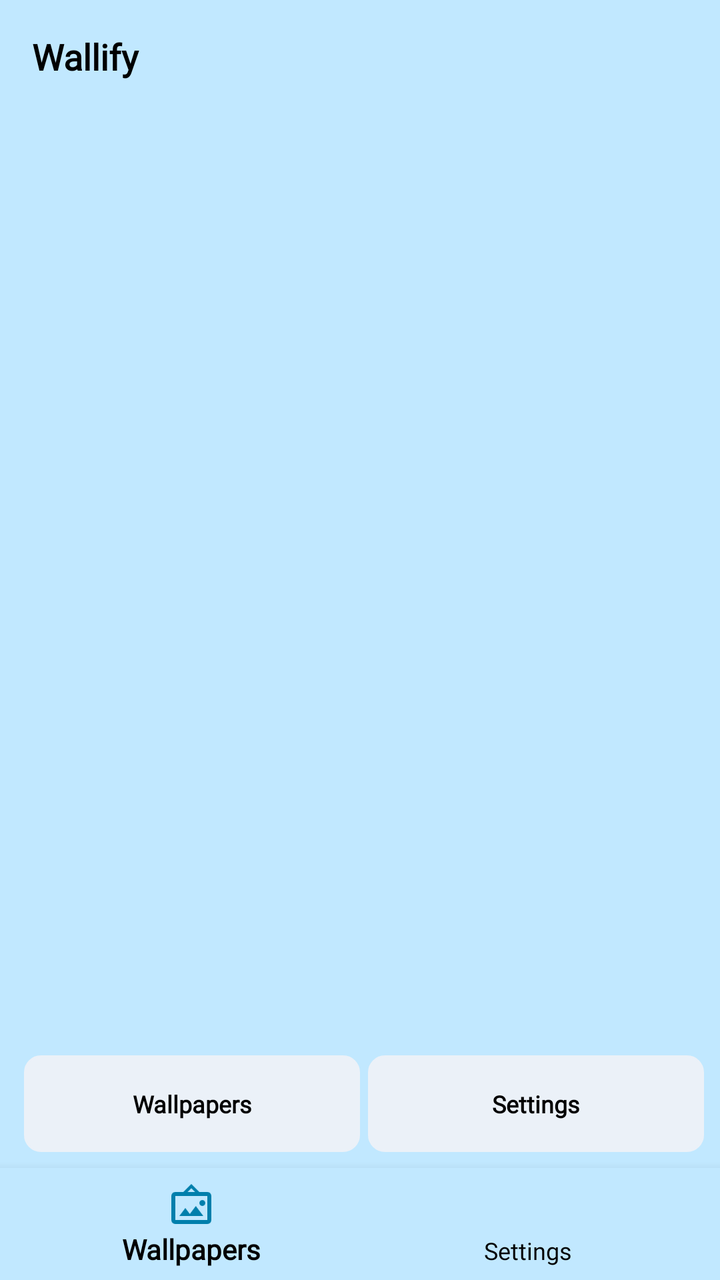
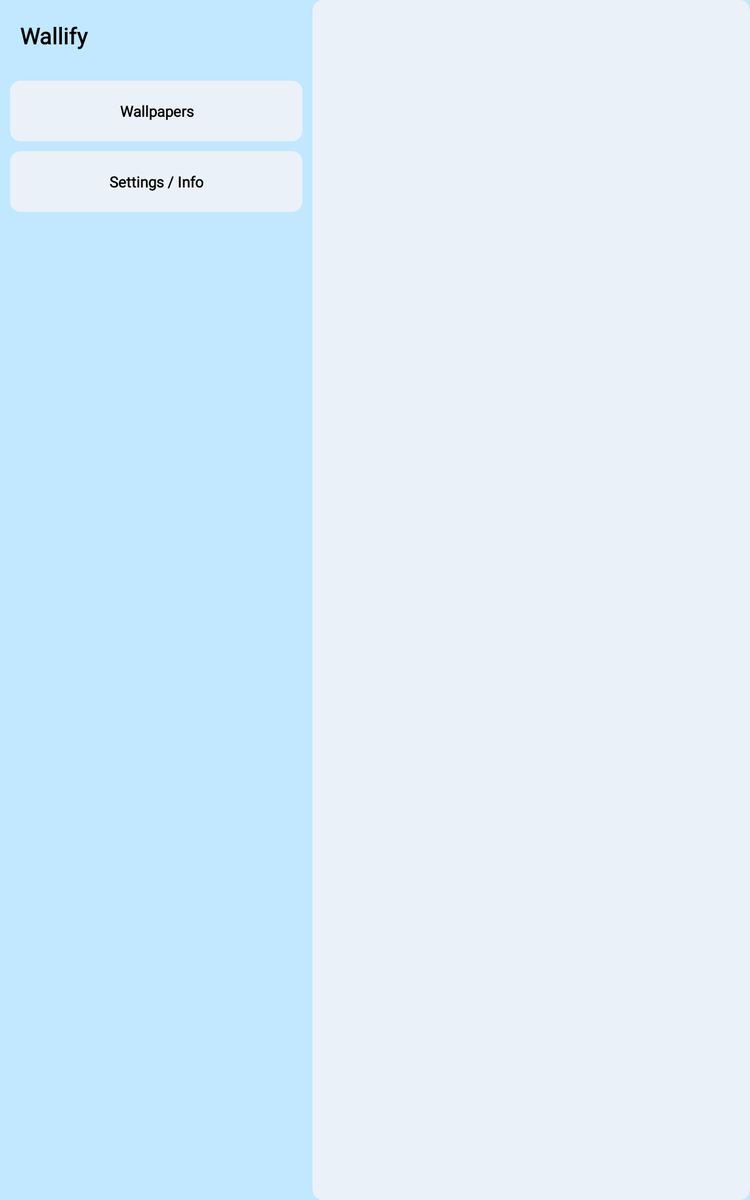

Compare how this app lays out the same screen by default and in its alternative resource folder. The renders come first, then the two layout files and the values they reference.
<!-- AndroidManifest.xml: application theme AppTheme -->
<!-- res/layout/main.xml -->
<LinearLayout xmlns:android="http://schemas.android.com/apk/res/android"
	xmlns:app="http://schemas.android.com/apk/res-auto"
	xmlns:tools="http://schemas.android.com/tools"
	android:layout_width="match_parent"
	android:layout_height="match_parent"
	android:orientation="vertical">

	<LinearLayout
		android:id="@+id/linear1"
		android:layout_width="match_parent"
		android:layout_height="wrap_content"
		android:background="@color/backgroundviolent"
		android:orientation="horizontal">

		<LinearLayout
			android:id="@+id/linear2"
			android:layout_width="match_parent"
			android:layout_height="wrap_content"
			android:background="@color/backgroundviolent"
			android:orientation="horizontal"
			android:padding="8dp">

			<TextView
				android:id="@+id/textview1"
				android:layout_width="wrap_content"
				android:layout_height="wrap_content"
				android:padding="8dp"
				android:text="Wallify"
				android:textColor="@color/textprimary"
				android:textSize="18sp"
				android:textStyle="bold" />
		</LinearLayout>
	</LinearLayout>

	<androidx.viewpager.widget.ViewPager
		android:id="@+id/viewpager1"
		android:layout_width="match_parent"
		android:layout_height="match_parent"
		android:layout_weight="1"
		android:background="@color/backgroundviolent" />

	<LinearLayout
		android:id="@+id/bottombarroot"
		android:layout_width="match_parent"
		android:layout_height="wrap_content"
		android:background="@color/backgroundviolent"
		android:orientation="vertical">

		<LinearLayout
			android:id="@+id/linear4"
			android:layout_width="match_parent"
			android:layout_height="wrap_content"
			android:background="@color/backgroundviolent"
			android:orientation="horizontal"
			android:padding="8dp">

			<TextView
				android:id="@+id/button1"
				android:layout_width="match_parent"
				android:layout_height="wrap_content"
				android:layout_marginLeft="4dp"
				android:layout_weight="1"
				android:background="@drawable/roundedbg"
				android:gravity="center_horizontal|center_vertical"
				android:padding="16dp"
				android:text="@string/WallpaperTab"
				android:textColor="@color/textprimary"
				android:textSize="12sp"
				android:textStyle="bold" />

			<TextView
				android:id="@+id/button2"
				android:layout_width="match_parent"
				android:layout_height="wrap_content"
				android:layout_marginLeft="4dp"
				android:layout_weight="1"
				android:background="@drawable/roundedbg"
				android:gravity="center_horizontal|center_vertical"
				android:padding="16dp"
				android:paddingTop="16dp"
				android:paddingBottom="16dp"
				android:text="@string/SettingsTab"
				android:textColor="@color/textprimary"
				android:textSize="12sp"
				android:textStyle="bold" />

		</LinearLayout>

		<com.google.android.material.bottomnavigation.BottomNavigationView
			android:id="@+id/bottomnav1"
			android:layout_width="match_parent"
			android:layout_height="wrap_content"
			android:background="@color/backgroundviolent"
			android:hapticFeedbackEnabled="true"
			app:itemIconTint="@color/colorAccent"
			app:itemTextColor="@color/textprimary"
			app:menu="@menu/bottomnav" >

		</com.google.android.material.bottomnavigation.BottomNavigationView>

	</LinearLayout>
</LinearLayout>
<!-- resources referenced by this layout -->
<resources>
  <!-- from res/values-v31/ -->
  <color name="backgroundviolent">@android:color/system_accent1_100</color>
  <!-- from res/values-v31/ -->
  <color name="colorAccent">@android:color/system_accent1_500</color>
  <!-- from res/values-v31/ -->
  <color name="textprimary">#FF000000</color>
  <!-- drawable roundedbg (drawable) -->
  <?xml version="1.0" encoding="UTF-8"?>
  <shape xmlns:android="http://schemas.android.com/apk/res/android">
      <solid android:color="@color/background"/>
      <stroke android:width="1dp" android:color="@color/background" />
      <corners android:radius="8dp"/>
      <padding android:left="0dp" android:top="0dp" android:right="0dp" android:bottom="0dp" />
  </shape>
  <string name="SettingsTab">Settings</string>
  <string name="WallpaperTab">Wallpapers</string>
  <style name="AppTheme" parent="Theme.MaterialComponents.Light.NoActionBar.Bridge">
  <item name="colorPrimary">@color/colorPrimary</item>
  <item name="colorPrimaryDark">@color/backgroundviolent</item>
  <item name="colorAccent">@color/colorAccent</item>
  <item name="colorControlHighlight">@color/colorControlHighlight</item>
  <item name="colorControlNormal">@color/colorControlNormal</item>
  <item name="android:windowLightStatusBar">true</item>
  <item name="android:navigationBarColor">@color/backgroundviolent</item>
  <item name="android:windowLightNavigationBar">true</item>
      <item name="android:fontFamily">@font/saira_medium</item>
      <item name="android:textViewStyle">@style/AppTheme</item>
      <item name="android:textColor">@color/textprimary</item>
      <item name="android:windowSplashScreenBackground">@color/background</item>
      <item name="android:windowSplashScreenAnimatedIcon">@mipmap/ic_launcher</item>
      <item name="android:windowBackground">@color/background</item>
  </style>
  <!-- from res/values-v31/ -->
  <color name="background">@android:color/system_neutral2_50</color>
  <!-- from res/values-v31/ -->
  <color name="colorPrimary">@android:color/system_neutral1_500</color>
  <!-- from res/values-v31/ -->
  <color name="colorControlHighlight">@android:color/system_accent1_300</color>
  <!-- from res/values-v31/ -->
  <color name="colorControlNormal">@android:color/system_accent1_400</color>
</resources>
<!-- res/layout-large/main.xml (the repository's variant of the layout above) -->
<!-- drawn on a 7-inch tablet held upright -->
<LinearLayout xmlns:android="http://schemas.android.com/apk/res/android"
	xmlns:app="http://schemas.android.com/apk/res-auto"
	xmlns:tools="http://schemas.android.com/tools"
	android:layout_width="match_parent"
	android:layout_height="match_parent"
	android:background="@color/backgroundviolent"
	android:orientation="horizontal">

	<LinearLayout
		android:id="@+id/linear1"
		android:layout_width="250dp"
		android:layout_height="match_parent"
		android:background="@color/backgroundviolent"
		android:orientation="vertical">

		<LinearLayout
			android:id="@+id/linear2"
			android:layout_width="match_parent"
			android:layout_height="wrap_content"
			android:background="@color/backgroundviolent"
			android:orientation="horizontal"
			android:padding="8dp">

			<TextView
				android:id="@+id/textview1"
				android:layout_width="wrap_content"
				android:layout_height="wrap_content"
				android:padding="8dp"
				android:text="Wallify"
				android:textColor="@color/textprimary"
				android:textSize="18sp"
				android:textStyle="bold" />
		</LinearLayout>

		<LinearLayout
			android:id="@+id/bottombarroot"
			android:layout_width="match_parent"
			android:layout_height="wrap_content"
			android:background="@color/backgroundviolent"
			android:orientation="vertical">

			<LinearLayout
				android:id="@+id/linear4"
				android:layout_width="match_parent"
				android:layout_height="wrap_content"
				android:background="@color/backgroundviolent"
				android:orientation="vertical"
				android:padding="8dp">

				<TextView
					android:id="@+id/button1"
					android:layout_width="match_parent"
					android:layout_height="wrap_content"
					android:layout_weight="1"
					android:background="@drawable/roundedbg"
					android:gravity="center_horizontal|center_vertical"
					android:padding="16dp"
					android:text="Wallpapers"
					android:textColor="@color/textprimary"
					android:textSize="12sp"
					android:textStyle="bold" />

				<TextView
					android:id="@+id/button2"
					android:layout_width="match_parent"
					android:layout_height="wrap_content"
					android:layout_marginTop="8dp"
					android:layout_weight="1"
					android:background="@drawable/roundedbg"
					android:gravity="center_horizontal|center_vertical"
					android:padding="16dp"
					android:paddingTop="16dp"
					android:paddingBottom="16dp"
					android:text="Settings / Info"
					android:textColor="@color/textprimary"
					android:textSize="12sp"
					android:textStyle="bold" />
			</LinearLayout>
		</LinearLayout>

	</LinearLayout>

	<LinearLayout
		android:layout_width="match_parent"
		android:layout_height="match_parent"
		android:background="@drawable/roundedbg"
		android:gravity="center_horizontal|center_vertical"
		android:orientation="vertical">

		<androidx.viewpager.widget.ViewPager
			android:id="@+id/viewpager1"
			android:layout_width="450dp"
			android:layout_height="match_parent"
			android:layout_weight="1" />
	</LinearLayout>

</LinearLayout>
<!-- resources referenced by the variant -->
<!-- as a 7-inch tablet held upright resolves them -->
<resources>
  <!-- from res/values-v31/ -->
  <color name="backgroundviolent">@android:color/system_accent1_100</color>
  <!-- from res/values-v31/ -->
  <color name="textprimary">#FF000000</color>
  <!-- drawable roundedbg (drawable) -->
  <?xml version="1.0" encoding="UTF-8"?>
  <shape xmlns:android="http://schemas.android.com/apk/res/android">
      <solid android:color="@color/background"/>
      <stroke android:width="1dp" android:color="@color/background" />
      <corners android:radius="8dp"/>
      <padding android:left="0dp" android:top="0dp" android:right="0dp" android:bottom="0dp" />
  </shape>
  <style name="AppTheme" parent="Theme.MaterialComponents.Light.NoActionBar.Bridge">
  <item name="colorPrimary">@color/colorPrimary</item>
  <item name="colorPrimaryDark">@color/backgroundviolent</item>
  <item name="colorAccent">@color/colorAccent</item>
  <item name="colorControlHighlight">@color/colorControlHighlight</item>
  <item name="colorControlNormal">@color/colorControlNormal</item>
  <item name="android:windowLightStatusBar">true</item>
  <item name="android:navigationBarColor">@color/backgroundviolent</item>
  <item name="android:windowLightNavigationBar">true</item>
      <item name="android:fontFamily">@font/saira_medium</item>
      <item name="android:textViewStyle">@style/AppTheme</item>
      <item name="android:textColor">@color/textprimary</item>
      <item name="android:windowSplashScreenBackground">@color/background</item>
      <item name="android:windowSplashScreenAnimatedIcon">@mipmap/ic_launcher</item>
      <item name="android:windowBackground">@color/background</item>
  </style>
  <!-- from res/values-v31/ -->
  <color name="background">@android:color/system_neutral2_50</color>
  <!-- from res/values-v31/ -->
  <color name="colorPrimary">@android:color/system_neutral1_500</color>
  <!-- from res/values-v31/ -->
  <color name="colorAccent">@android:color/system_accent1_500</color>
  <!-- from res/values-v31/ -->
  <color name="colorControlHighlight">@android:color/system_accent1_300</color>
  <!-- from res/values-v31/ -->
  <color name="colorControlNormal">@android:color/system_accent1_400</color>
</resources>
